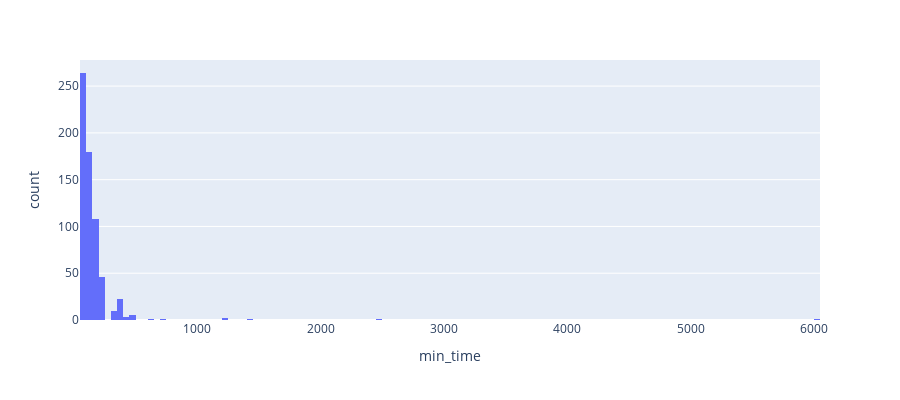

Source (notebook cell):
### Markdown cell above
Observamos que estos juegos con valores extremos en `min_players` o `max_players` corresponden en su mayoría a juegos de tipo colaborativo, grupales o participativos, que requieren de un mínimo necesario de jugadores y pueden no especificar un número máximo.

Estos valores extremos no son pues erróneaos, por lo que no modificaremos estos valores, pero tendremos en cuenta este análisis en caso necesario.

#### 3.2.2 Valores extremos de `min_time`, `max_time` y `avg_time`
A continuación evaluemos los valores extremos de los atributos que hacen referencia a la duración de las partidas. Empezemos observando la distribución de `min_time` para juegos que tengan una duración superior al percentil 75.

### Code cell
perc75 = bgg.min_time.quantile(.75)
px.histogram(bgg[bgg.min_time > perc75], x="min_time", height=400)

### Figure 1 — Plotly figure (JSON) as saved in the notebook; plotly's stock layout.template omitted (floating-point values rounded to 4 significant figures; data arrays with more than 128 entries replaced by an {"elided": "..."} marker saying what was removed)
{"data": [{"alignmentgroup": "True", "bingroup": "x", "hovertemplate": "min_time=%{x}<br>count=%{y}<extra></extra>", "legendgroup": "", "marker": {"color": "#636efa", "pattern": {"shape": ""}}, "name": "", "offsetgroup": "", "orientation": "v", "showlegend": false, "type": "histogram", "x": {"elided": "645 int values"}, "xaxis": "x", "yaxis": "y"}], "layout": {"barmode": "relative", "height": 400, "legend": {"tracegroupgap": 0}, "margin": {"t": 60}, "xaxis": {"anchor": "y", "domain": [0, 1], "title": {"text": "min_time"}}, "yaxis": {"anchor": "x", "domain": [0, 1], "title": {"text": "count"}}}}
